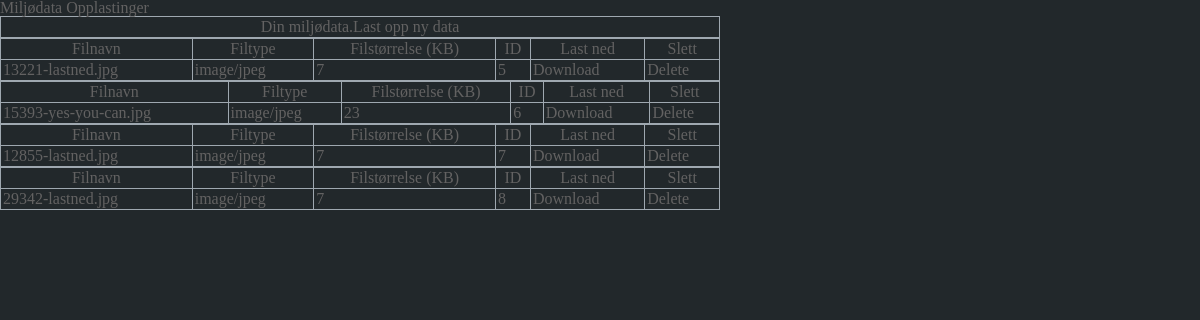
Page /files/view.php on the earlier database version.
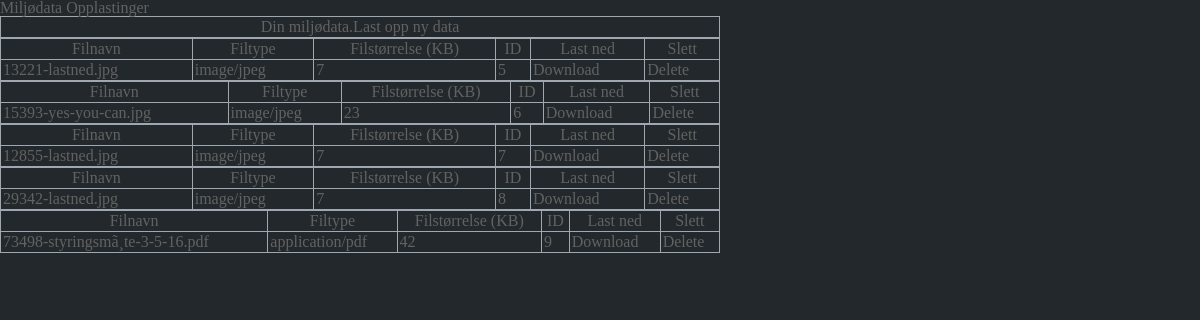
Same page on the later database version.
### tables this page shows
CREATE TABLE `tbl_uploads` (
  `id` int(11) NOT NULL,
  `file` varchar(100) NOT NULL,
  `type` varchar(100) NOT NULL,
  `size` int(100) NOT NULL,
  `path` varchar(500) NOT NULL
);

### files/view.php (the view, shortened to what this page needs)
<?php
include_once '../includes/db_connect.php';
?>
<!DOCTYPE html>
<html xmlns="http://www.w3.org/1999/xhtml">
<head>
<link rel="stylesheet" href="style.css" type="text/css" />
</head>
<body>
<div id="header">
<label>Miljødata Opplastinger</label>
</div>
<div id="body">
	<table width="60%" border="1">
    <th colspan="6">Din miljødata.<label><a href="filemanager.php">Last opp ny data</a></label></th>
    <?php
	$sql="SELECT * FROM tbl_uploads";
	$result_set=mysqli_query($mysqli, $sql);
	while($row=mysqli_fetch_array($result_set)){
		echo "<table width=60% border='1' cellpadding='10'>";
		echo "<tr> <th>Filnavn</th> <th>Filtype</th> <th>Filstørrelse (KB)</th> <th>ID</th> <th>Last ned</th> <th>Slett</th> </tr>";
		echo "<tr>";
		echo '<td>' . $row['file'] . '</td>';
		echo '<td>' . $row['type'] . '</td>';
		echo '<td>' . $row['size'] . '</td>';
		echo '<td>' . $row['id'] . '</td>';
		echo '<td><a href="download.php?id=' . $row['id'] . '">Download</a></td>';
		echo '<td><a href="delete.php?id=' . $row['id'] . '">Delete</a></td>';
		echo "</tr>";
		echo "</table>";
	}
		?>
</div>
</body>
</html>

Differences in the rows shown:
added tbl_uploads: file "73498-styringsmã¸te-3-5-16.pdf", type "application/pdf", size "42", id "9"
